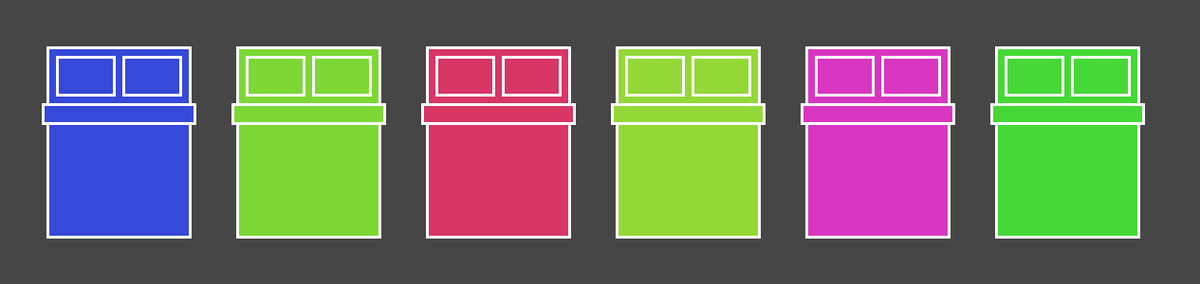
Frame 1 (no input)
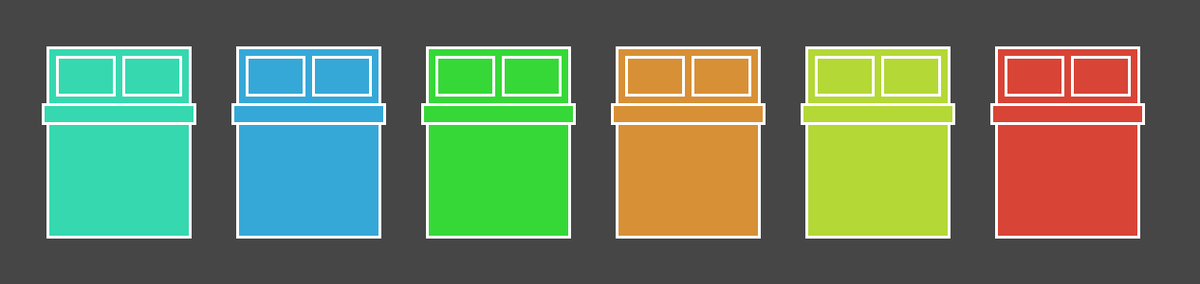
Frame 2 (the mouse pressed at the canvas centre, redrawn once)

The Processing sketch that drew these frames (run headless with seeded random() and noise(); the mouse was pressed at the canvas centre and the sketch redrawn once):

// Processing sketch: processing_54277
// ── processing_54277.pde

void setup ()
{
 size (1265, 300);
smooth();
noLoop();
frameRate(30);
colorMode(HSB, 360, 100, 100);
}

void draw ()
{
 background(100);

for (int i= 100; i<width; i += 200)
{
 float rs = random (20,0);
color rc = color (random (360), 75,85);
bed(i-50,height/6, rs, rc);
}
}

void bed(float x, float y, float s, color c)
{
 fill (c);
pushMatrix ();
strokeWeight(3);
stroke(360);
translate (x,y);
//mattress
rect(0, 0, 150,200);
// left pillow
rect(10,10,60,40);
//right pillow
rect(80,10,60,40);
//bedspread
rect(-5,60,160,20);

popMatrix();

}

void mousePressed()
{
   redraw();
}
